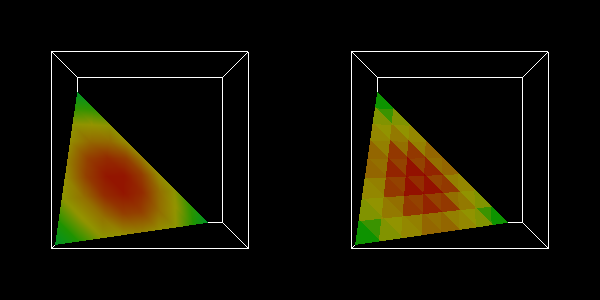

Reproduce this figure in Python.
#!/usr/bin/env python

# Cut a sampled sphere volume with a plane using vtkFlyingEdgesPlaneCutter,
# displaying interpolated point data and cell data in two viewports.

# Factory overrides
import vtkmodules.vtkInteractionStyle  # noqa: F401
import vtkmodules.vtkRenderingOpenGL2  # noqa: F401

from vtkmodules.vtkCommonDataModel import (
    vtkDataObject,
    vtkPlane,
    vtkSphere,
)
from vtkmodules.vtkFiltersCore import (
    vtkFlyingEdgesPlaneCutter,
    vtkPointDataToCellData,
)
from vtkmodules.vtkFiltersModeling import vtkOutlineFilter
from vtkmodules.vtkImagingHybrid import vtkSampleFunction
from vtkmodules.vtkRenderingCore import (
    vtkActor,
    vtkPolyDataMapper,
    vtkRenderWindow,
    vtkRenderWindowInteractor,
    vtkRenderer,
)

resolution = 10

# Source: sample a sphere implicit function
sphere = vtkSphere()
sphere.SetCenter(0.0, 0.0, 0.0)
sphere.SetRadius(0.25)

sample = vtkSampleFunction()
sample.SetImplicitFunction(sphere)
sample.SetModelBounds(-0.5, 0.5, -0.5, 0.5, -0.5, 0.5)
sample.SetSampleDimensions(resolution, resolution, resolution)
sample.ComputeNormalsOff()
sample.Update()

# Convert point data to cell data
pd_to_cd = vtkPointDataToCellData()
pd_to_cd.SetInputConnection(sample.GetOutputPort())
pd_to_cd.PassPointDataOn()
pd_to_cd.Update()

# Cut plane
plane = vtkPlane()
plane.SetOrigin(-0.2, -0.2, -0.2)
plane.SetNormal(1, 1, 1)

# Plane cutter with attribute interpolation
cut = vtkFlyingEdgesPlaneCutter()
cut.SetInputConnection(pd_to_cd.GetOutputPort())
cut.SetInputArrayToProcess(0, 0, 0, vtkDataObject.FIELD_ASSOCIATION_POINTS, "scalars")
cut.SetPlane(plane)
cut.ComputeNormalsOff()
cut.InterpolateAttributesOn()
cut.Update()

# Point data display
cut_mapper = vtkPolyDataMapper()
cut_mapper.SetInputConnection(cut.GetOutputPort())

cut_actor = vtkActor()
cut_actor.SetMapper(cut_mapper)

# Cell data display
cell_cut_mapper = vtkPolyDataMapper()
cell_cut_mapper.SetInputConnection(cut.GetOutputPort())
cell_cut_mapper.SetScalarModeToUseCellData()

cell_cut_actor = vtkActor()
cell_cut_actor.SetMapper(cell_cut_mapper)

# Outline
outline = vtkOutlineFilter()
outline.SetInputConnection(sample.GetOutputPort())

outline_mapper = vtkPolyDataMapper()
outline_mapper.SetInputConnection(outline.GetOutputPort())

outline_actor = vtkActor()
outline_actor.SetMapper(outline_mapper)

# Two viewports
renderer_0 = vtkRenderer()
renderer_0.SetViewport(0, 0, 0.5, 1)
renderer_0.SetBackground(0, 0, 0)
renderer_0.AddActor(outline_actor)
renderer_0.AddActor(cut_actor)

renderer_1 = vtkRenderer()
renderer_1.SetViewport(0.5, 0, 1, 1)
renderer_1.SetBackground(0, 0, 0)
renderer_1.AddActor(outline_actor)
renderer_1.AddActor(cell_cut_actor)


# Window
render_window = vtkRenderWindow()
render_window.AddRenderer(renderer_0)
render_window.AddRenderer(renderer_1)
render_window.SetSize(600, 300)
render_window.SetWindowName("flying edges plane cutter cell data")

# Scene
renderer_1.ResetCamera()
renderer_0.SetActiveCamera(renderer_1.GetActiveCamera())

# Interactor
interactor = vtkRenderWindowInteractor()
interactor.SetRenderWindow(render_window)

interactor.Initialize()
interactor.Start()
